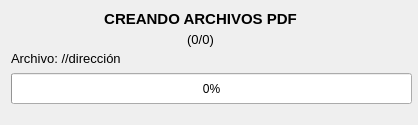
<?xml version="1.0" encoding="UTF-8"?>
<ui version="4.0">
 <class>Loading</class>
 <widget class="QWidget" name="Loading">
  <property name="geometry">
   <rect>
    <x>0</x>
    <y>0</y>
    <width>418</width>
    <height>125</height>
   </rect>
  </property>
  <property name="windowTitle">
   <string>Cargando...</string>
  </property>
  <property name="windowIcon">
   <iconset>
    <normaloff>../Resource/icons/iconProgram.ico</normaloff>../Resource/icons/iconProgram.ico</iconset>
  </property>
  <widget class="QProgressBar" name="progressBar">
   <property name="geometry">
    <rect>
     <x>11</x>
     <y>73</y>
     <width>401</width>
     <height>31</height>
    </rect>
   </property>
   <property name="value">
    <number>0</number>
   </property>
  </widget>
  <widget class="QLabel" name="title">
   <property name="geometry">
    <rect>
     <x>30</x>
     <y>10</y>
     <width>341</width>
     <height>16</height>
    </rect>
   </property>
   <property name="text">
    <string>&lt;html&gt;&lt;head/&gt;&lt;body&gt;&lt;p align=&quot;center&quot;&gt;&lt;span style=&quot; font-size:11pt; font-weight:600;&quot;&gt;CREANDO ARCHIVOS PDF&lt;/span&gt;&lt;/p&gt;&lt;/body&gt;&lt;/html&gt;</string>
   </property>
   <property name="alignment">
    <set>Qt::AlignCenter</set>
   </property>
   <property name="indent">
    <number>-1</number>
   </property>
  </widget>
  <widget class="QLabel" name="file_direction">
   <property name="geometry">
    <rect>
     <x>11</x>
     <y>51</y>
     <width>391</width>
     <height>16</height>
    </rect>
   </property>
   <property name="text">
    <string>&lt;html&gt;&lt;head/&gt;&lt;body&gt;&lt;p&gt;&lt;span style=&quot; font-size:10pt;&quot;&gt;Archivo: //dirección&lt;/span&gt;&lt;/p&gt;&lt;/body&gt;&lt;/html&gt;</string>
   </property>
  </widget>
  <widget class="QLabel" name="file_counter">
   <property name="geometry">
    <rect>
     <x>130</x>
     <y>30</y>
     <width>141</width>
     <height>20</height>
    </rect>
   </property>
   <property name="text">
    <string>&lt;html&gt;&lt;head/&gt;&lt;body&gt;&lt;p align=&quot;center&quot;&gt;&lt;span style=&quot; font-size:10pt;&quot;&gt;(0/0)&lt;/span&gt;&lt;/p&gt;&lt;/body&gt;&lt;/html&gt;</string>
   </property>
  </widget>
 </widget>
 <resources/>
 <connections/>
</ui>
